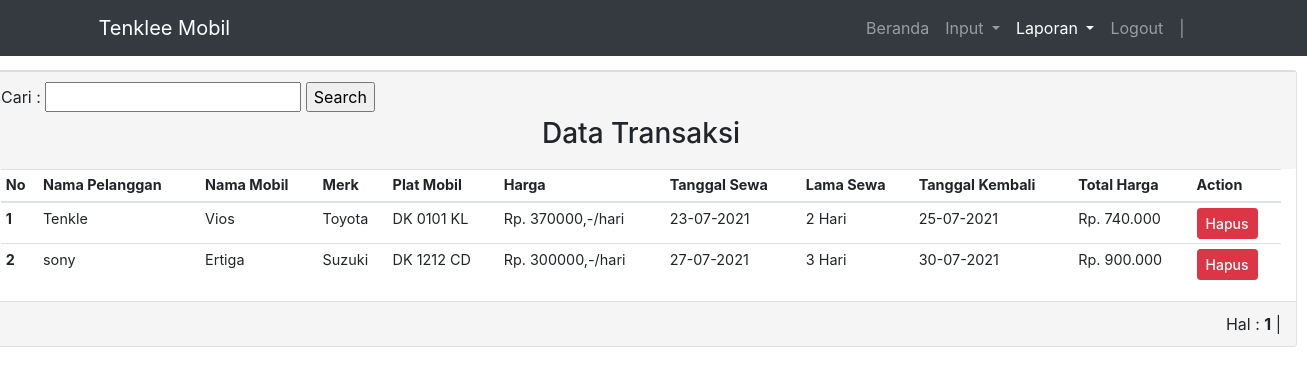
Screenshot of /Admin/Data_transaksi.php with the database file from the repository.
### tables this page shows
CREATE TABLE `pelanggan` (
  `no_ktp` varchar(20) NOT NULL,
  `nama` varchar(30) DEFAULT NULL,
  `email` varchar(30) DEFAULT NULL,
  `no_telp` varchar(15) DEFAULT NULL,
  `alamat` varchar(50) DEFAULT NULL,
  `username` varchar(10) DEFAULT NULL,
  `password` varchar(32) DEFAULT NULL
);

CREATE TABLE `mobil` (
  `no_mobil` varchar(10) NOT NULL,
  `merk` varchar(20) DEFAULT NULL,
  `nama_mobil` varchar(30) DEFAULT NULL,
  `deskripsi` varchar(200) DEFAULT NULL,
  `gambar` varchar(100) DEFAULT NULL,
  `harga` int(7) DEFAULT NULL,
  `status` enum('0','1') DEFAULT NULL,
  `id_pemilik` int(10) DEFAULT NULL
);

CREATE TABLE `transaksi` (
  `id_transaksi` int(11) NOT NULL,
  `no_ktp` varchar(16) DEFAULT NULL,
  `no_mobil` varchar(10) DEFAULT NULL,
  `tgl_sewa` date DEFAULT NULL,
  `lama` int(5) DEFAULT NULL,
  `status` enum('0','1') DEFAULT NULL,
  `bukti` varchar(100) NOT NULL
);

### Admin/Data_transaksi.php (the view, shortened to what this page needs)
<!DOCTYPE html>
<html lang="en">
<head>
  <link rel="stylesheet" href="https://maxcdn.bootstrapcdn.com/bootstrap/4.5.2/css/bootstrap.min.css">
</head>
<body>
    <nav class="navbar navbar-expand-lg navbar-dark bg-dark fixed-top">
        <div class="container">
            <a class="navbar-brand" href="#">Tenklee Mobil</a>
                    <div class="collapse navbar-collapse" id="navbarNavAltMarkup">
                        <div class="navbar-nav ml-auto">
                            <a class="nav-item nav-link " href="beranda_admin.php">Beranda <span class="sr-only">(current)</span></a>
                            <li class="nav-item dropdown">
                                <a class="nav-link dropdown-toggle" href="#" id="navbarDropdown" role="button" data-toggle="dropdown" aria-haspopup="true" aria-expanded="false">
                                Input
                                </a>
                            </li>
                            <li class="nav-item dropdown">
                                <a class="nav-link active dropdown-toggle" href="#" id="navbarDropdown" role="button" data-toggle="dropdown" aria-haspopup="true" aria-expanded="false">
                                Laporan
                                </a>
                            </li>
                            <a class="nav-item nav-link" href="../Logout.php"onclick="return confirm('Apakah anda yakin ingin keluar ?')">Logout</a>
                            <a class="nav-item nav-link" href="#"> | </a>
                            <a class="nav-link"  style="font-weight: bold; color:deepskyblue;">
                                <?php
                                $username=$_SESSION['username'];
                                echo $username
                                ?></a>
                        </div>
                    </div>
        </div>
    </nav>
    <div class="row">
        <div class="col-sm-">
        <div class="card" style="width: 82rem;">
        <div class="panel-heading panel-custom">
        <form method="post" enctype="multipart/form-data">
            <label>Cari :</label>
            <input type="text" name="keyword">
            <input type="submit" value="Search" name="cari">
            </form>
        <h3 class="text-center">Data Transaksi</h3></div>
	        <div class="panel-body">
            <div class="col-sm-12">
	            <table style="font-size:90% " class="table table-sm">
	                <thead>
	                    <tr>
	                        <th scope="col">No</th>
	                        <th scope="col">Nama Pelanggan</th>
                            <th scope="col">Nama Mobil</th>
                            <th scope="col">Merk</th>
                            <th scope="col">Plat Mobil</th>
                            <th scope="col">Harga</th>
                            <th scope="col">Tanggal Sewa</th>
                            <th scope="col">Lama Sewa</th>
                            <th scope="col">Tanggal Kembali</th>
                            <th scope="col">Total Harga</th>
                            <th scope="col">Action</th>
	                    </tr>
                        </thead>
	                <tbody>
                    <?php
                    include "../config.php";
                            $batas = 5;
                            $halaman = @$_GET['halaman'];
                                if(empty($halaman)){
                            $posisi = 0;
                            $halaman = 1;
                            }
                            else {
                                $posisi = ($halaman-1) * $batas;
                            }
                            $nohal = 5;
                            $mulai = ($halaman>1) ? ($halaman * $nohal) - $nohal : 0;
                            $no = $mulai+1;
                            if(isset($_POST["cari"])){
                                $search = $_POST['keyword'];
                                $query = "SELECT pelanggan.nama, pelanggan.no_ktp, pelanggan.no_telp, pelanggan.email, mobil.harga, mobil.nama_mobil, mobil.merk, mobil.no_mobil, transaksi.tgl_sewa, detail_transaksi.id_transaksi, transaksi.id_transaksi, transaksi.lama, (harga*lama) as total_harga
                                        FROM pelanggan
                                        INNER JOIN transaksi ON transaksi.no_ktp = pelanggan.no_ktp
                                        INNER JOIN mobil ON transaksi.no_mobil = mobil.no_mobil
                                        INNER JOIN detail_transaksi on transaksi.id_transaksi = detail_transaksi.id_transaksi WHERE nama LIKE '%$search%' LIMIT $posisi, $batas";
                            } else {
                                $query = "SELECT pelanggan.nama, pelanggan.no_ktp, pelanggan.no_telp, pelanggan.email, mobil.harga, mobil.nama_mobil, mobil.merk, mobil.no_mobil, transaksi.tgl_sewa, detail_transaksi.id_transaksi, transaksi.id_transaksi, transaksi.lama, (harga*lama) as total_harga
                                        FROM pelanggan
                                        INNER JOIN transaksi ON transaksi.no_ktp = pelanggan.no_ktp
                                        INNER JOIN mobil ON transaksi.no_mobil = mobil.no_mobil
                                        INNER JOIN detail_transaksi on transaksi.id_transaksi = detail_transaksi.id_transaksi LIMIT $posisi, $batas";
                            }
                        $data = mysqli_query($connection,$query);
                        while($row = mysqli_fetch_array($data)){
                            $tanggal=$row['tgl_sewa'];
                            $lama=$row['lama'];
                            $ubahtgl1 = date('d-m-Y', strtotime($row['tgl_sewa']));
                            $tglkembali = date('Y-m-d', strtotime("+$lama days", strtotime($tanggal)));
                            $ubahtgl2 = date('d-m-Y', strtotime($tglkembali));
                            ?>
	                        <tr>
                            <th scope="row"><?=$no++?></th>
								<td><?=$row['nama']?></td>
                                <td><?=$row['nama_mobil']?></td>
                                <td><?=$row['merk']?></td>
                                <td><?=$row['no_mobil']?></td>
                                <td>Rp. <?=$row['harga']?>,-/hari</td>
                                <td><?=$ubahtgl1?></td>
                                <td><?=$row['lama']?> Hari</td>
                                <td><?=$ubahtgl2?></td>
                                <td>Rp. <?php echo number_format($row["total_harga"],0,",",".");?></td>
	                            <td class="hidden-print">
	                                <div class="btn-group">
	                                    <a onclick="return confirm('Apakah anda yakin ingin menghapus ?')" href="hapus_transaksi.php?id_transaksi=<?php echo $row ['id_transaksi'];?>" style="font-weight: 500" class="btn btn-danger btn-sm">Hapus</a>
	                                </div>
	                            </td>
	                        </tr>
                        <?php
	                    }
		            ?>
	                </tbody>
	            </table>
	        </div>
            <div style="text-align: right;" class="panel-footer panel-custom">
                    <?php include ("../config.php");
                        $query2		= mysqli_query($connection, "select * from transaksi");
                        $jmldata	= mysqli_num_rows($query2);
                        $jmlhalaman	= ceil($jmldata/$batas);
                echo " Hal : ";
                for($i=1; $i<=$jmlhalaman; $i++)
                if($i != $halaman){
                    echo " <a href=\"data_transaksi.php?halaman=$i\">$i</a> | ";
                }
                else{
                    echo " <b>$i</b> | ";
                } ?>
			</div>
	    </div>
    </div>
</div>
</body>
</html>

### Admin/Data_transaksi.php (style rules this page uses)
.panel-footer.panel-custom { text-align:left; padding: 10px 15px; background-color: #f5f5f5; border-top: 1px solid #ddd; border-bottom-right-radius: 3px; border-bottom-left-radius: 3px; }
.panel-heading.panel-custom { padding: 10px 15px; background-color: #f5f5f5; border-top: 1px solid #ddd; border-bottom-right-radius: 3px; border-bottom-left-radius: 3px; }
body { margin-top: 70px; background-size:cover; }

### rows the page displays
pelanggan: nama "Tenkle", mobil.nama_mobil "Vios", mobil.merk "Toyota", mobil.no_mobil "DK 0101 KL", mobil.harga "370000", transaksi.tgl_sewa "23-07-2021", transaksi.lama "2", transaksi.lama+tgl_sewa "25-07-2021", total_harga "740.000"
pelanggan: nama "sony", mobil.nama_mobil "Ertiga", mobil.merk "Suzuki", mobil.no_mobil "DK 1212 CD", mobil.harga "300000", transaksi.tgl_sewa "27-07-2021", transaksi.lama "3", transaksi.lama+tgl_sewa "30-07-2021", total_harga "900.000"
